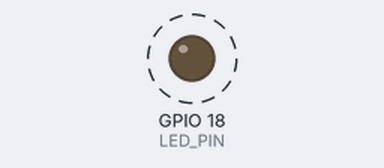
Recording of a sketch running on a simulated ESP32. Parts: output pins drawn as LEDs (lit = HIGH). Dashed ring = blinking. What the sketch prints to the serial monitor is not drawn.

Above: at 0.2 s.
Timing chart, 0 to 3.0 s (numbered marks = the images above):
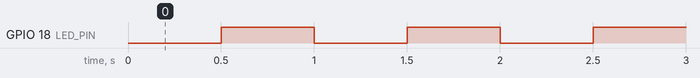

The sketch:

task01_led_blink.ino
```cpp
#include <Arduino.h>

// External LED. TODO: confirm series resistor and polarity before wiring.
constexpr uint8_t LED_PIN = 18;
constexpr uint32_t HALF_PERIOD_MS = 500;
uint32_t lastChange = 0;
bool ledOn = false;

void setup() {
  Serial.begin(115200);
  pinMode(LED_PIN, OUTPUT);
  digitalWrite(LED_PIN, LOW);
  lastChange = millis();
}

void loop() {
  const uint32_t now = millis();
  if (now - lastChange >= HALF_PERIOD_MS) {
    lastChange = now;
    ledOn = !ledOn;
    digitalWrite(LED_PIN, ledOn ? HIGH : LOW);
    Serial.printf("t_ms:%lu led:%d\n", (unsigned long)now, ledOn);
  }
}
```

Measured:
- by itself, GPIO 18 (LED_PIN): alternates HIGH for 0.50 s and LOW for 0.50 s
